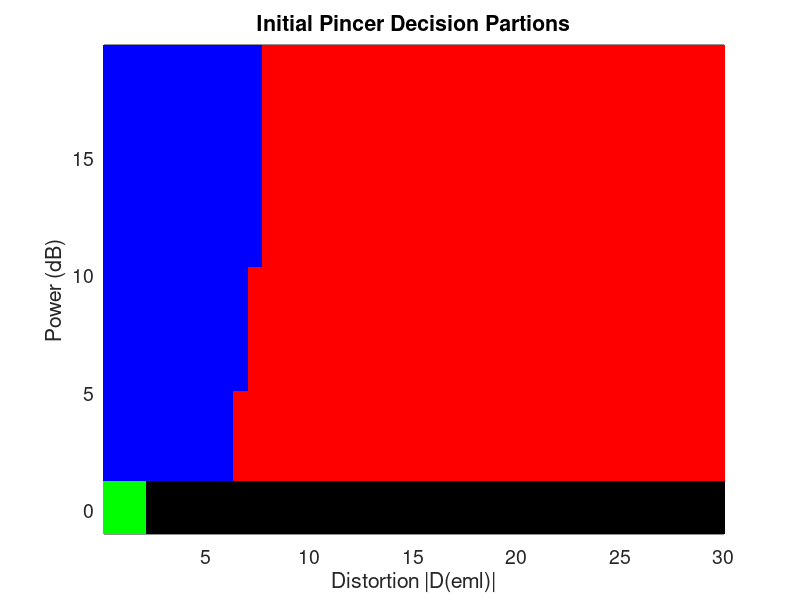

This figure's MATLAB source: (Note: this script raises an error after producing the figure.)
% create the evalution grid & evalate p(zk)incer
% Author: Jason Gross
%clc; clear; close all;
%load pincerMonteCarloData11.mat
costType=0; % variable cost in theta 2, fixed 1, misclass 0
SAVEFIGS=0;
tau_eml=0.3;
power=-1.2:.35:20;
deml=0:.35:40;
[demlR,powerR]=meshgrid(deml,power);

% start a reasonable partition based on visual
% inspection of the scatter plot for initial deicison

% clean D=>[0,4) P=>[-1,1)
% multipath D=>[4,11] P=>[-1,1)
% jam  D=>[0,4) P=>[1,20]
% spoof D=>[4,35] P=>[1,20] && D=>[11,35] P=>[-1,1]

pincerDecision=zeros(size(demlR));
for i=1:length(power)
    for j=1:length(deml)
        if(power(i)<1 && deml(j)<2)
            pincerDecision(i,j)=1;
        elseif (power(i)<1)
            if(deml(j)>=2 && deml(j)<15)
                pincerDecision(i,j)=2;
            else
                pincerDecision(i,j)=2;
            end
        elseif (power(i)>=1 && power(i)<=5 && deml(j)>=6)
            pincerDecision(i,j)=3;
        elseif (power(i)>=5 && power(i)<=10 && deml(j)>=7)
            pincerDecision(i,j)=3;
        elseif (power(i)>=10 && deml(j)>=7.5)
            pincerDecision(i,j)=3;
        else
            pincerDecision(i,j)=4;
        end
    end
end

mymap=[0 1 0; 0 0 0; 1 0 0; 0 0 1];

figure

colormap(mymap);
h=pcolor(deml,power,pincerDecision);
set(h, 'EdgeColor', 'none');
xlabel('Distortion |D(eml)|')
ylabel('Power (dB)')
xlim([.05 30])
ylim([-1 19.8])
set(gca,'FontSize',14)
title('Initial Pincer Decision Partions')


%  go through all the simulated observations and determine the grid
%  location, or GridKey.  Keeping track of these will speed up the cost
%  optimzation
dataKeys=zeros(Np,Nm);
powerSimObs=zeros(Np,Nm);
demlSimObs=zeros(Np,Nm);
thetas=zeros(Np,Nm);

deltaThetas=zeros(Np,Nm);
deltaTaus=zeros(Np,Nm);
etadBs=zeros(Np,Nm);

for i=1:Np
    for j=1:Nm
        PLinNoisey= 10^(pincerObsOut(i,j).P/10);
        P_WRT_Nom=10*log10(PLinNoisey/PNomLin);
        p=P_WRT_Nom;
        d=norm(pincerObsOut(i,j).d);
        
        [c powBinLocation] = min(abs(power-p));
        [c demlBinLocation] = min(abs(deml-d));
        
        % determine unique 1D key within the 2D grid
        dataKeys(i,j)=(demlBinLocation)*length(deml)+powBinLocation;
        powerSimObs(i,j)=p;
        demlSimObs(i,j)=d;
        % although there is only one unique theta per set of Nm obs
        % storing this way makes keying the data easier in the next step
        thetas(i,j)=thetaKeys(i);
        deltaThetas(i,j)=obsSimConfigs(i).Delta_theta;
        deltaTaus(i,j)=obsSimConfigs(i).Delta_tau;
        etadBs(i,j)=obsSimConfigs(i).etadB;
        
    end
end

% go through all sim obs & determine the cost of the sim obs and all other sim obs of the same key
% also check cost if other hypotheses were accepted
% would the cost be reduced by accepting a different hypothesis. If so, change the
% deicison.  for efficiency, keep track of the keys that have been checked

keysAlreadyChecked=[];
changedDecisionIndex=1;
if(SAVEFIGS)
    figSaveStr=sprintf('pincerDec%08d.png',changedDecisionIndex);
    saveas(gcf,figSaveStr);
end
costChange=0;
firstIteration=1;
lastPincerDecision=pincerDecision;
while(sum(sum(pincerDecision-lastPincerDecision))~=0 || firstIteration==1 )
    firstIteration=0;
    lastPincerDecision=pincerDecision;
    for i=1:Np
        for j=1:Nm
            key=dataKeys(i,j);
            % only check each grid key once
            if find(key==keysAlreadyChecked)
                continue
            end
            % determine if on a decision boundary, if not, continue
            
            onDecisionBoundary=0;
            powLoc=mod(key,length(deml));
            
            demlLoc=floor((key)/length(deml));
            if((demlLoc>1))&& (demlLoc<length(deml)) &&( (powLoc>1)&&(powLoc<length(power)))
                % disp('Here')
                if powLoc<length(power)
                    if(pincerDecision(powLoc,demlLoc)~=pincerDecision(powLoc+1,demlLoc))
                        onDecisionBoundary=1;
                    end
                end
                if powLoc<length(power) && demlLoc<length(deml)
                    if (pincerDecision(powLoc,demlLoc)~=pincerDecision(powLoc+1,demlLoc+1))
                        onDecisionBoundary=1;
                    end
                end
                if(demlLoc<length(deml))
                    if (pincerDecision(powLoc,demlLoc)~=pincerDecision(powLoc,demlLoc+1))
                        onDecisionBoundary=1;
                    end
                end
                if(powLoc>1)
                    if (pincerDecision(powLoc,demlLoc)~=pincerDecision(powLoc-1,demlLoc))
                        onDecisionBoundary=1;
                    end
                end
                if(demlLoc>1)
                    if (pincerDecision(powLoc,demlLoc)~=pincerDecision(powLoc,demlLoc-1))
                        onDecisionBoundary=1;
                    end
                end
                if(demlLoc>1 && powLoc>1)
                    if (pincerDecision(powLoc,demlLoc)~=pincerDecision(powLoc-1,demlLoc-1))
                        onDecisionBoundary=1;
                    end
                end
                if(powLoc<length(power) && demlLoc>1)
                    if (pincerDecision(powLoc,demlLoc)~=pincerDecision(powLoc+1,demlLoc-1))
                        onDecisionBoundary=1;
                    end
                end
                if(powLoc>1 && demlLoc<length(deml))
                    if (pincerDecision(powLoc,demlLoc)~=pincerDecision(powLoc-1,demlLoc+1))
                        onDecisionBoundary=1;
                    end
                end
            end
            if(onDecisionBoundary==0)
                continue
            else
                disp('Evaluating')
            end
            
            keysAlreadyChecked=[keysAlreadyChecked key];
            
            % evaluate cost of current decision and all the others
            % for this grid key
            decisionOfGridKey=interp2(demlR,powerR,pincerDecision,...
                demlSimObs(i,j),powerSimObs(i,j),'nearest');
            
            thetasInGridKey=thetas(dataKeys==key);
            etadBsinGridKey=etadBs(dataKeys==key);
            deltaTauIAsInGridKey=deltaTaus(dataKeys==key);
            deltaThetaIAsInGridKey=deltaThetas(dataKeys==key);
            
            currentCost=0;
            otherDecisions=find([1,2,3,4]~=decisionOfGridKey);
            otherDecisionCosts=[0,0,0];
            
            for k=1:length(thetasInGridKey)
                %% this constant cost mat is what will need to be made variable
                currentCost=currentCost+pincerCostFunction(decisionOfGridKey,...
                    thetasInGridKey(k)+1, etadBsinGridKey(k) ,deltaTauIAsInGridKey(k), ...
                    deltaThetaIAsInGridKey(k),tau_eml,costType);
                
                for l=1:length(otherDecisions)
                    otherDecisionCosts(l)=otherDecisionCosts(l)+pincerCostFunction(otherDecisions(l),...
                        thetasInGridKey(k)+1,etadBsinGridKey(k) ,...
                        deltaTauIAsInGridKey(k), deltaThetaIAsInGridKey(k),tau_eml,costType);
                end
            end
            
            % determine if cost can be reduced, if so, accept lowest cost
            if(sum(otherDecisionCosts<currentCost))
                newDecision=otherDecisions(otherDecisionCosts==min(otherDecisionCosts));
                disp([j,i])
                % get grid location from key
                
                powLoc=mod(key,length(deml));
                %powLoc=powBinLoc+1;
                demlLoc=floor((key)/length(deml));
                
                %disp('Loc')
                %disp([demlLoc powLoc])
                pincerDecision(powLoc,demlLoc)=newDecision(1);
                changedDecisionIndex=changedDecisionIndex+1;
                %save the cost improvement history for plotting
                costChange(changedDecisionIndex)=costChange(changedDecisionIndex-1)+...
                    (currentCost-min(otherDecisionCosts));
                
                colormap(mymap);
                h=pcolor(deml,power,pincerDecision);
                set(h, 'EdgeColor', 'none');
                xlabel('Distortion |D(eml)|')
                ylabel('Power (dB)')
                xlim([.05 30])
                set(gca,'FontSize',14)
                if(SAVEFIGS)
                    figSaveStr=sprintf('pincerDec%08d.png',changedDecisionIndex);
                    saveas(gcf,figSaveStr);
                end
            end
        end
    end
end

% eliminate potential of island decisions
[M,N]=size(pincerDecision);
for i=2:M-1
    for j=2:N-1
        
        decision=pincerDecision(i,j);
        boundaryDecision=pincerDecision(i,j+1);
        if ((pincerDecision(i,j-1)==boundaryDecision)&&...
            (pincerDecision(i-1,j)==boundaryDecision)&&...
            (pincerDecision(i+1,j)==boundaryDecision)&&...
             (decision~=boundaryDecision))
            disp('Found Island')
            pincerDecision(i,j)=boundaryDecision;
        end
    end
end


figure,colormap(mymap);
h=pcolor(deml,power,pincerDecision);
set(h, 'EdgeColor', 'none');
xlabel('Distortion |D(eml)|')
ylabel('Power (dB)')
xlim([.05 30])
set(gca,'FontSize',14)


